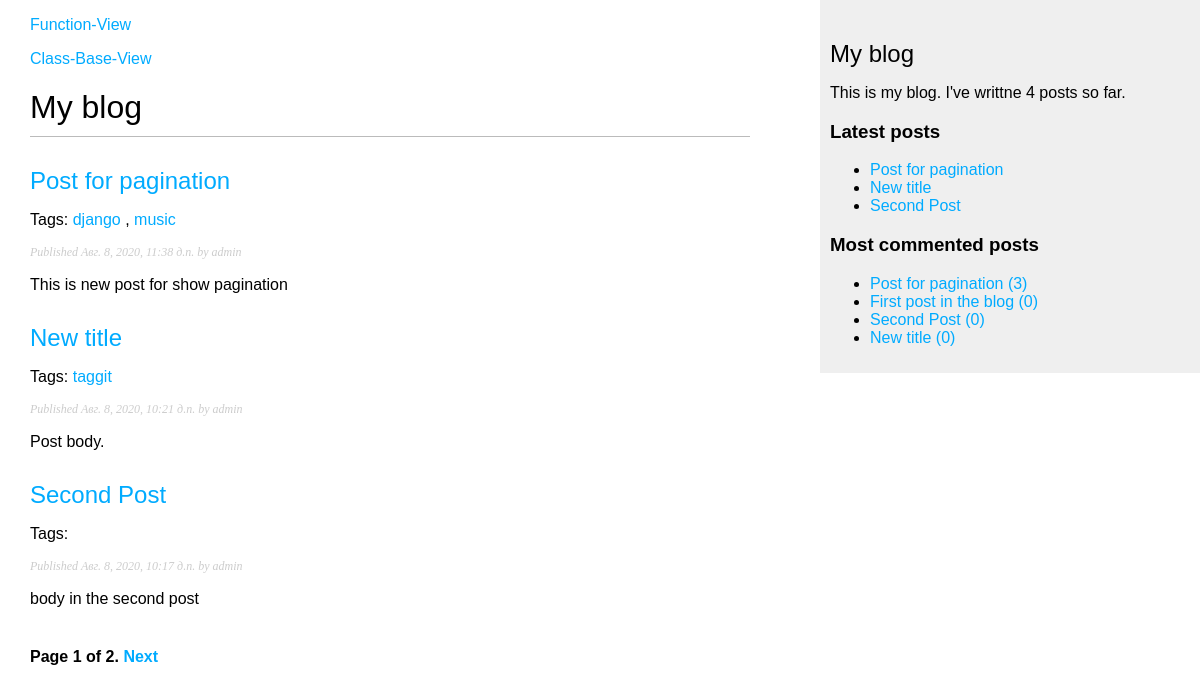
The page /blog/ on the database as committed earlier.
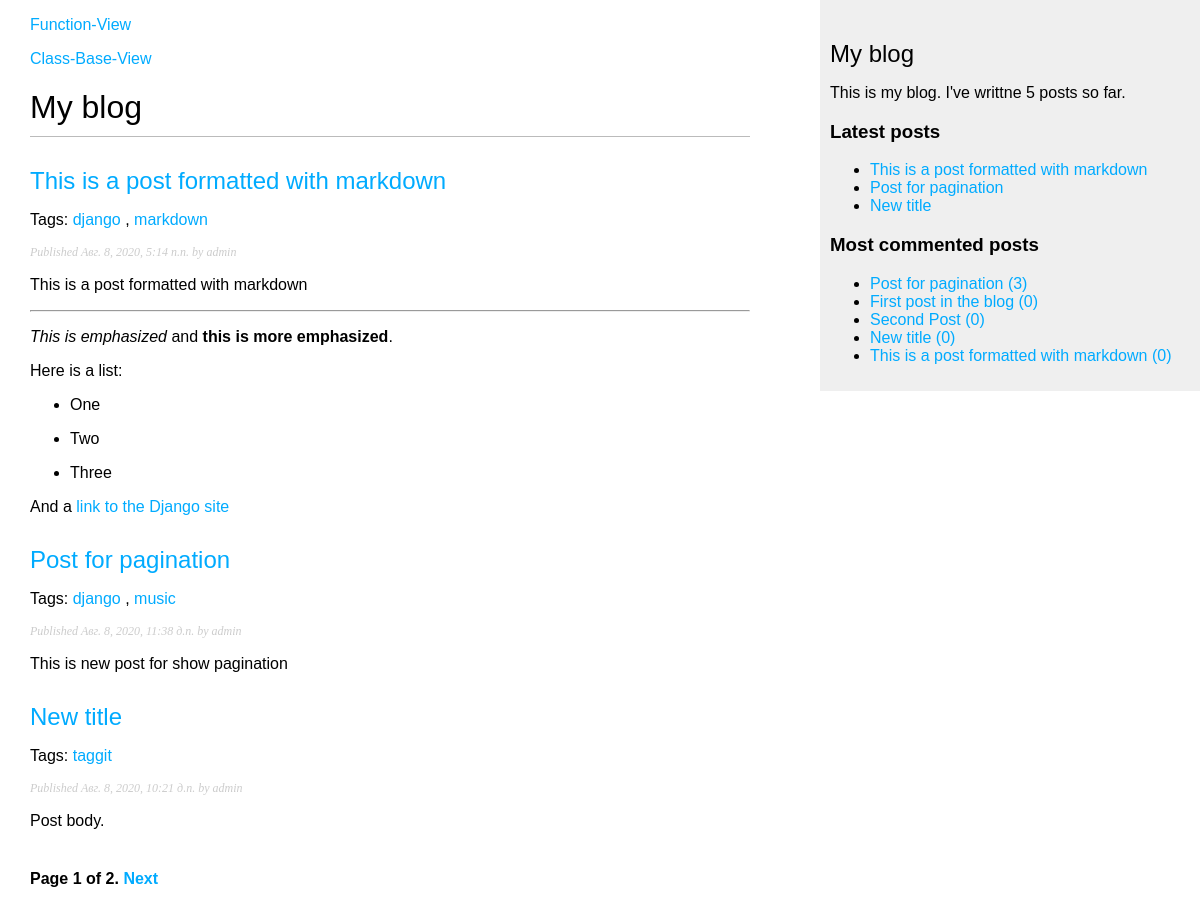
The same page on the database as committed later.
### blog/models.py (models this page shows, shortened)
class Post(models.Model):
    STATUS_CHOICES = (
        ('draft', 'Draft'),
        ('published', 'Published'),
    )
    title = models.CharField(max_length=250)
    slug = models.SlugField(max_length=250, unique_for_date='publish')
    author = models.ForeignKey(User, on_delete=models.CASCADE,
                               related_name='blog_posts')
    body = models.TextField()
    publish = models.DateTimeField(default=timezone.now)
    created = models.DateTimeField(auto_now_add=True)
    updated = models.DateTimeField(auto_now=True)
    status = models.CharField(max_length=10, choices=STATUS_CHOICES,
                              default='draft')
    objects = models.Manager()  # Менеджер по умолчанию.
    published = PublishedManager()  # Наш новый менеджер.
    tags = TaggableManager()
    class Meta:
        ordering = ('-publish',)
    def get_absolute_url(self):
        return reverse('blog:post_detail', args=[self.publish.year,
                                                 self.publish.month,
                                                 self.publish.day, self.slug])

### blog/views.py (the view)
# urls.py: path('', views.PostListView.as_view(), name='post_list_cbv'),
class PostListView(ListView):
    queryset = Post.published.all()
    context_object_name = 'posts'  # иначе будет object_list
    paginate_by = 3  # ListView передает в контекст page_obj
    template_name = 'blog/post/list_cbv.html'

### blog/models.py (called while the page is built)
    def get_queryset(self):
        return super().get_queryset().filter(status='published')

### blog/templatetags/blog_tags.py (called while the page is built)
@register.simple_tag
def total_posts():
    return Post.published.count()

@register.inclusion_tag('blog/post/latest_posts.html')
def show_latest_posts(count=5):
    latest_posts = Post.published.order_by('-publish')[:count]
    return {'latest_posts': latest_posts}

@register.simple_tag
def get_most_commented_posts(count=5):
    return Post.published.annotate(total_comments=Count('comments'))\
                         .order_by('-total_comments')[:count]

@register.filter(name='markdown')
def markdown_format(text):
    return mark_safe(markdown.markdown(text))

### blog/templates/blog/post/list_cbv.html (shortened to what this page needs)
{% extends 'blog/base.html' %}
{% load blog_tags %}
{% block content %}
    <h1>My blog</h1>
    {% for post in posts %}
        <h2>
            <a href="{{ post.get_absolute_url }}">{{ post.title }}</a>
        </h2>
        <p class="tags">Tags:
            {% for tag in post.tags.all %}
                <a href="{% url 'blog:post_list_by_tag' tag.slug %}">
                    {{ tag.name }}
                </a>
                {% if not forloop.last %}, {% endif %}
            {% endfor %}
        </p>
        <p class="date">Published {{ post.publish }} by {{ post.author }}</p>
        {{ post.body|markdown|truncatewords_html:30 }}
    {% endfor %}
    {% include 'pagination.html' with page=page_obj %}
{% endblock %}

### blog/templates/blog/base.html (shortened to what this page needs)
{% load blog_tags %}
{% load static %}
<!DOCTYPE html>
<html>
<head>
    <link href="{% static "css/blog.css" %}" rel="stylesheet">
</head>
<body>
    <div id="content">
        <p><a href="{% url 'blog:post_list' %}">Function-View</a></p>
        <p><a href="{% url 'blog:post_list_cbv' %}">Class-Base-View</a></p>
        {% block content %}{% endblock %}
    </div>
    <div id="sidebar">
        <h2>My blog</h2>
        <p>This is my blog. I've writtne {% total_posts %} posts so far.</p>
        <h3>Latest posts</h3>
        {% show_latest_posts 3 %}
        <h3>Most commented posts</h3>
        {% get_most_commented_posts as most_commented_posts %}
        <ul>
            {% for post in most_commented_posts %}
                <li>
                    <a href="{{ post.get_absolute_url }}">
                        {{ post.title }} ({{ post.comments.count }})
                    </a>
                </li>
            {% endfor %}
        </ul>
    </div>
</body>
</html>

### blog/templates/pagination.html (shortened to what this page needs)
<div class="pagination">
    <span class="step-links">
        <span class="current">
            Page {{ page.number }} of {{ page.paginator.num_pages }}.
        </span>
        {% if page.has_next %}
            <a href="?page={{ page.next_page_number }}">Next</a>
        {% endif %}
    </span>
</div>

### blog/templates/blog/post/latest_posts.html
<ul>
    {% for post in latest_posts %}
        <li>
            <a href="{{ post.get_absolute_url }}">{{ post.title }}</a>
        </li>
    {% endfor %}
</ul>

### blog/static/css/blog.css (style rules this page uses)
body { margin:0; padding:0; font-family:helvetica, sans-serif; }
a { color:#00abff; text-decoration:none; }
h1 { font-weight:normal; border-bottom:1px solid #bbb; padding:0 0 10px 0; }
h2 { font-weight:normal; margin:30px 0 0; }
#content { float:left; width:60%; padding:0 0 0 30px; }
#sidebar { float:right; width:30%; padding:10px; background:#efefef; height:100%; }
p.date { color:#ccc; font-family: georgia, serif; font-size: 12px; font-style: italic; }
.pagination { margin:40px 0; font-weight:bold; }

Rows that differ between the two databases and show on the page:
no longer on one of the page's lists (row unchanged): Post: title "Second Post", publish "Авг. 8, 2020, 10:17 д.п.", author "admin", body "body in the second post"
added Post: title "This is a post formatted with markdown", publish "Авг. 8, 2020, 5:14 п.п.", author "admin", body "This is a post formatted with markdown This is emphasized and this is more emphasized . Here is a list: One Two Three And a link to the Django site", comments.count "0", Tag (name "django")
added Tag: name "markdown", shown under "This is a post formatted with markdown"
Other text that changed with them:
text no longer shown: "4"
text now shown: "5"
